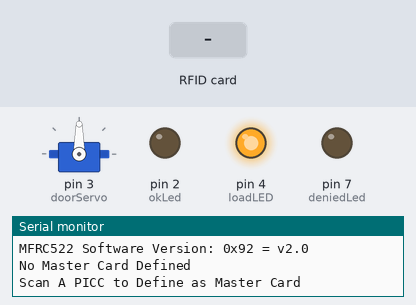
Bench run of a sketch on a simulated Arduino Uno, built with avr-gcc and run on an emulated ATmega328P. Shown: servo, output pins drawn as LEDs (lit = HIGH), the last lines printed to the serial monitor. The test bench sets the inputs (shaded band). EEPROM starts erased; pins used as bus, display or sensor lines are not drawn.

Above: at 1.6 s.
2.0 s: RFID card 5E 7A 19 C4 held to the reader
At 5.2 s:
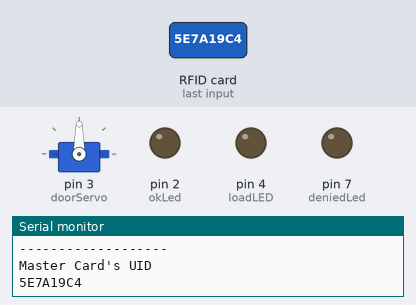
5.5 s: RFID card 5E 7A 19 C4 held to the reader
At 7.4 s:
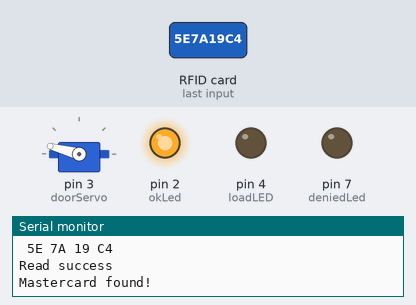
Timing chart, 0 to 11.0 s (numbered marks = the images above; inputs shaded):
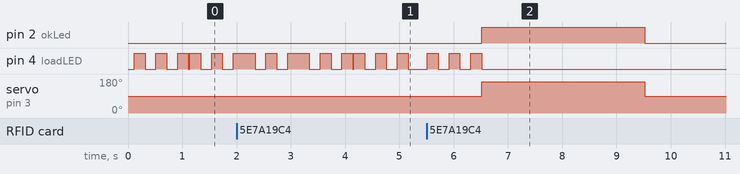

The sketch:

dooropener.ino
```cpp
/*
 Name:		dooropener.ino
 Created:	01/10/2015 10:40:15
 Author:	ottor
*/

// the setup function runs once when you press reset or power the board
#include <SPI.h>        // RC522 Module uses SPI protocol
#include <MFRC522.h>  // Library for Mifare RC522 Devices
#include <EEPROM.h>
#include <Servo.h>
int successRead;
boolean match = false;
byte readCard[4];
byte masterCard[4];
#define LED_ON HIGH
#define LED_OFF LOW
#define SS_PIN 10
#define RST_PIN 9
#define loadLED 4
#define okLed 2
#define deniedLed 7
Servo doorServo;
int angle = 90;

MFRC522 mfrc522(SS_PIN, RST_PIN);
void setup() {
	doorServo.attach(3);
	Serial.begin(9600);
	SPI.begin();
	mfrc522.PCD_Init();
	ShowReaderDetails();
	pinMode(loadLED, OUTPUT);
	pinMode(okLed, OUTPUT);
	pinMode(deniedLed, OUTPUT);

	if (EEPROM.read(1) != 143) {
		Serial.println(F("No Master Card Defined"));
		Serial.println(F("Scan A PICC to Define as Master Card"));
		do {
			successRead = getID();            // sets successRead to 1 when we get read from reader otherwise 0
			blinkLed();
		} while (!successRead);                  // Program will not go further while you not get a successful read
		for (int j = 0; j < 4; j++) {        // Loop 4 times
			EEPROM.write(2 + j, readCard[j]);  // Write scanned PICC's UID to EEPROM, start from address 3
		}
		EEPROM.write(1, 143);                  // Write to EEPROM we defined Master Card.
		Serial.println(F("Master Card Defined"));
	}
	Serial.println(F("-------------------"));
	Serial.println(F("Master Card's UID"));
	for (int i = 0; i < 4; i++) {          // Read Master Card's UID from EEPROM
		masterCard[i] = EEPROM.read(2 + i);    // Write it to masterCard
		Serial.print(masterCard[i], HEX);
	}
	blinkLed();
}

// the loop function runs over and over again until power down or reset

void loop() {

	successRead = getID();
	if (successRead)
	{
		Serial.println(F("Read success"));
		if (checkTwo(readCard, masterCard)) {
			Serial.println(F("Mastercard found!"));
			cardOkCycle();
		}
		else
		{
			glowDenied();
		}
	}


}
void openDoor()
{
	doorServo.write(165);
}
void closeDoor()
{
	doorServo.write(90);
}
int getID() {

	// Getting ready for Reading PICCs
	if (!mfrc522.PICC_IsNewCardPresent()) { //If a new PICC placed to RFID reader continue
		return 0;
	}
	if (!mfrc522.PICC_ReadCardSerial()) {   //Since a PICC placed get Serial and continue
		return 0;
	}

	blinkLed();
	byte piccType = mfrc522.PICC_GetType(mfrc522.uid.sak);
	if (piccType != MFRC522::PICC_TYPE_MIFARE_MINI
		&&  piccType != MFRC522::PICC_TYPE_MIFARE_1K
		&&  piccType != MFRC522::PICC_TYPE_MIFARE_4K) {
		Serial.println(F("This program only works with MIFARE Classic cards."));
		return 0;
	}
	// There are Mifare PICCs which have 4 byte or 7 byte UID care if you use 7 byte PICC
	// I think we should assume every PICC as they have 4 byte UID
	// Until we support 7 byte PICCs
	Serial.println(F("Scanned PICC's UID:"));
	for (int i = 0; i < 4; i++) {  //
		readCard[i] = mfrc522.uid.uidByte[i];
	}
	dump_byte_array(mfrc522.uid.uidByte, mfrc522.uid.size);
	Serial.println("");
	mfrc522.PICC_HaltA(); // Stop reading
						  // Get data ready

	return 1;
}
void ShowReaderDetails() {
	// Get the MFRC522 software version
	byte v = mfrc522.PCD_ReadRegister(mfrc522.VersionReg);
	Serial.print(F("MFRC522 Software Version: 0x"));
	Serial.print(v, HEX);
	if (v == 0x91)
		Serial.print(F(" = v1.0"));
	else if (v == 0x92)
		Serial.print(F(" = v2.0"));
	else
		Serial.print(F(" (unknown)"));
	Serial.println("");
	// When 0x00 or 0xFF is returned, communication probably failed
	if ((v == 0x00) || (v == 0xFF)) {
		Serial.println(F("WARNING: Communication failure, is the MFRC522 properly connected?"));
		while (true); // do not go further
	}

}
void blinkLed()
{
	digitalWrite(loadLED, LED_ON); 	// Make sure green LED is on
	delay(200);
	digitalWrite(loadLED, LED_OFF); 	// Make sure green LED is off
	delay(200);
	digitalWrite(loadLED, LED_ON); 	// Make sure green LED is on
	delay(200);
	digitalWrite(loadLED, LED_OFF); 	// Make sure green LED is off
	delay(200);
	digitalWrite(loadLED, LED_ON); 	// Make sure green LED is on
	delay(200);
	digitalWrite(loadLED, LED_OFF);
}
void cardOkCycle()
{
	digitalWrite(okLed, LED_ON);
	openDoor();
	delay(3000);
	digitalWrite(okLed, LED_OFF);
	closeDoor();
}
void glowDenied()
{
	digitalWrite(deniedLed, LED_ON);
	delay(1000);
	digitalWrite(deniedLed, LED_OFF);
}

boolean checkTwo(byte a[], byte b[]) {
	if (a[0] != NULL) 			// Make sure there is something in the array first
		match = true; 			// Assume they match at first
	for (int k = 0; k < 4; k++) { 	// Loop 4 times
		if (a[k] != b[k]) 		// IF a != b then set match = false, one fails, all fail
			match = false;
	}
	if (match) { 			// Check to see if if match is still true
		return true; 			// Return true
	}
	else {
		return false; 			// Return false
	}
}
boolean isMaster(byte test[]) {
	if (checkTwo(test, masterCard))
		return true;
	else
		return false;
}

void dump_byte_array(byte *buffer, byte bufferSize) {
	for (byte i = 0; i < bufferSize; i++) {
		Serial.print(buffer[i] < 0x10 ? " 0" : " ");
		Serial.print(buffer[i], HEX);
	}
}
```

Measured:
- after the input at 5.5 s, pin 2 (okLed): LOW → HIGH after 1.0 s, → LOW 3.0 s later; pin 4 (loadLED): alternates HIGH for 0.20 s and LOW for 0.20 s, 6 changes in all, then stays LOW, starting at once; servo on pin 3 (doorServo): 90° → 165° after 1.0 s, → 90° 3.0 s later
